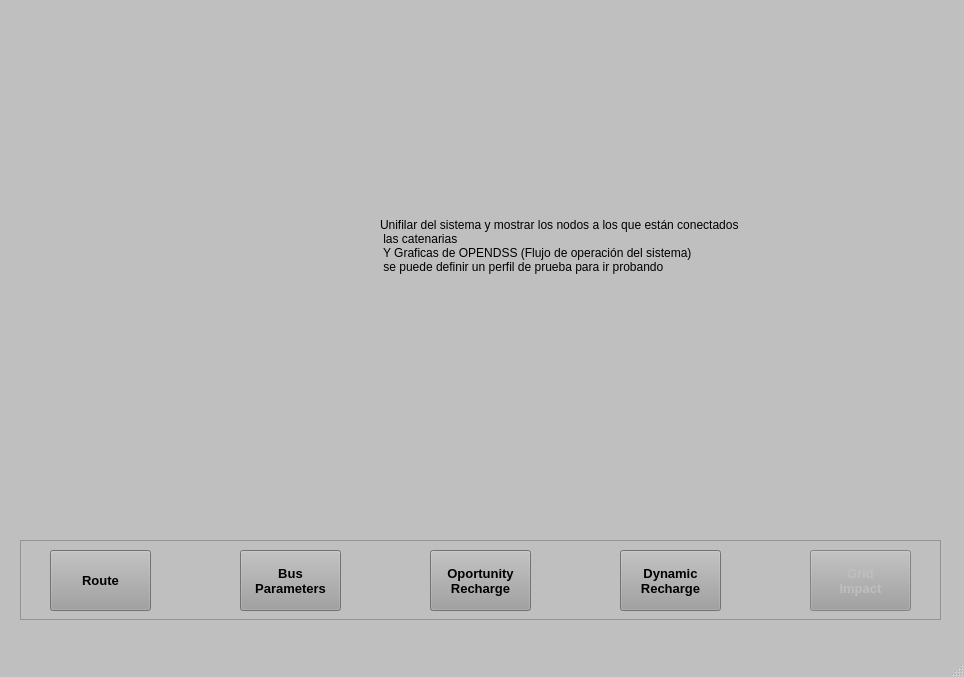
<?xml version="1.0" encoding="UTF-8"?>
<ui version="4.0">
 <class>MainWindow</class>
 <widget class="QMainWindow" name="MainWindow">
  <property name="geometry">
   <rect>
    <x>0</x>
    <y>0</y>
    <width>964</width>
    <height>677</height>
   </rect>
  </property>
  <property name="palette">
   <palette>
    <active>
     <colorrole role="WindowText">
      <brush brushstyle="SolidPattern">
       <color alpha="255">
        <red>0</red>
        <green>0</green>
        <blue>0</blue>
       </color>
      </brush>
     </colorrole>
     <colorrole role="Button">
      <brush brushstyle="SolidPattern">
       <color alpha="255">
        <red>191</red>
        <green>191</green>
        <blue>191</blue>
       </color>
      </brush>
     </colorrole>
     <colorrole role="Light">
      <brush brushstyle="SolidPattern">
       <color alpha="255">
        <red>255</red>
        <green>255</green>
        <blue>255</blue>
       </color>
      </brush>
     </colorrole>
     <colorrole role="Midlight">
      <brush brushstyle="SolidPattern">
       <color alpha="255">
        <red>223</red>
        <green>223</green>
        <blue>223</blue>
       </color>
      </brush>
     </colorrole>
     <colorrole role="Dark">
      <brush brushstyle="SolidPattern">
       <color alpha="255">
        <red>95</red>
        <green>95</green>
        <blue>95</blue>
       </color>
      </brush>
     </colorrole>
     <colorrole role="Mid">
      <brush brushstyle="SolidPattern">
       <color alpha="255">
        <red>127</red>
        <green>127</green>
        <blue>127</blue>
       </color>
      </brush>
     </colorrole>
     <colorrole role="Text">
      <brush brushstyle="SolidPattern">
       <color alpha="255">
        <red>0</red>
        <green>0</green>
        <blue>0</blue>
       </color>
      </brush>
     </colorrole>
     <colorrole role="BrightText">
      <brush brushstyle="SolidPattern">
       <color alpha="255">
        <red>255</red>
        <green>255</green>
        <blue>255</blue>
       </color>
      </brush>
     </colorrole>
     <colorrole role="ButtonText">
      <brush brushstyle="SolidPattern">
       <color alpha="255">
        <red>0</red>
        <green>0</green>
        <blue>0</blue>
       </color>
      </brush>
     </colorrole>
     <colorrole role="Base">
      <brush brushstyle="SolidPattern">
       <color alpha="255">
        <red>255</red>
        <green>255</green>
        <blue>255</blue>
       </color>
      </brush>
     </colorrole>
     <colorrole role="Window">
      <brush brushstyle="SolidPattern">
       <color alpha="255">
        <red>191</red>
        <green>191</green>
        <blue>191</blue>
       </color>
      </brush>
     </colorrole>
     <colorrole role="Shadow">
      <brush brushstyle="SolidPattern">
       <color alpha="255">
        <red>0</red>
        <green>0</green>
        <blue>0</blue>
       </color>
      </brush>
     </colorrole>
     <colorrole role="AlternateBase">
      <brush brushstyle="SolidPattern">
       <color alpha="255">
        <red>223</red>
        <green>223</green>
        <blue>223</blue>
       </color>
      </brush>
     </colorrole>
     <colorrole role="ToolTipBase">
      <brush brushstyle="SolidPattern">
       <color alpha="255">
        <red>255</red>
        <green>255</green>
        <blue>220</blue>
       </color>
      </brush>
     </colorrole>
     <colorrole role="ToolTipText">
      <brush brushstyle="SolidPattern">
       <color alpha="255">
        <red>0</red>
        <green>0</green>
        <blue>0</blue>
       </color>
      </brush>
     </colorrole>
    </active>
    <inactive>
     <colorrole role="WindowText">
      <brush brushstyle="SolidPattern">
       <color alpha="255">
        <red>0</red>
        <green>0</green>
        <blue>0</blue>
       </color>
      </brush>
     </colorrole>
     <colorrole role="Button">
      <brush brushstyle="SolidPattern">
       <color alpha="255">
        <red>191</red>
        <green>191</green>
        <blue>191</blue>
       </color>
      </brush>
     </colorrole>
     <colorrole role="Light">
      <brush brushstyle="SolidPattern">
       <color alpha="255">
        <red>255</red>
        <green>255</green>
        <blue>255</blue>
       </color>
      </brush>
     </colorrole>
     <colorrole role="Midlight">
      <brush brushstyle="SolidPattern">
       <color alpha="255">
        <red>223</red>
        <green>223</green>
        <blue>223</blue>
       </color>
      </brush>
     </colorrole>
     <colorrole role="Dark">
      <brush brushstyle="SolidPattern">
       <color alpha="255">
        <red>95</red>
        <green>95</green>
        <blue>95</blue>
       </color>
      </brush>
     </colorrole>
     <colorrole role="Mid">
      <brush brushstyle="SolidPattern">
       <color alpha="255">
        <red>127</red>
        <green>127</green>
        <blue>127</blue>
       </color>
      </brush>
     </colorrole>
     <colorrole role="Text">
      <brush brushstyle="SolidPattern">
       <color alpha="255">
        <red>0</red>
        <green>0</green>
        <blue>0</blue>
       </color>
      </brush>
     </colorrole>
     <colorrole role="BrightText">
      <brush brushstyle="SolidPattern">
       <color alpha="255">
        <red>255</red>
        <green>255</green>
        <blue>255</blue>
       </color>
      </brush>
     </colorrole>
     <colorrole role="ButtonText">
      <brush brushstyle="SolidPattern">
       <color alpha="255">
        <red>0</red>
        <green>0</green>
        <blue>0</blue>
       </color>
      </brush>
     </colorrole>
     <colorrole role="Base">
      <brush brushstyle="SolidPattern">
       <color alpha="255">
        <red>255</red>
        <green>255</green>
        <blue>255</blue>
       </color>
      </brush>
     </colorrole>
     <colorrole role="Window">
      <brush brushstyle="SolidPattern">
       <color alpha="255">
        <red>191</red>
        <green>191</green>
        <blue>191</blue>
       </color>
      </brush>
     </colorrole>
     <colorrole role="Shadow">
      <brush brushstyle="SolidPattern">
       <color alpha="255">
        <red>0</red>
        <green>0</green>
        <blue>0</blue>
       </color>
      </brush>
     </colorrole>
     <colorrole role="AlternateBase">
      <brush brushstyle="SolidPattern">
       <color alpha="255">
        <red>223</red>
        <green>223</green>
        <blue>223</blue>
       </color>
      </brush>
     </colorrole>
     <colorrole role="ToolTipBase">
      <brush brushstyle="SolidPattern">
       <color alpha="255">
        <red>255</red>
        <green>255</green>
        <blue>220</blue>
       </color>
      </brush>
     </colorrole>
     <colorrole role="ToolTipText">
      <brush brushstyle="SolidPattern">
       <color alpha="255">
        <red>0</red>
        <green>0</green>
        <blue>0</blue>
       </color>
      </brush>
     </colorrole>
    </inactive>
    <disabled>
     <colorrole role="WindowText">
      <brush brushstyle="SolidPattern">
       <color alpha="255">
        <red>95</red>
        <green>95</green>
        <blue>95</blue>
       </color>
      </brush>
     </colorrole>
     <colorrole role="Button">
      <brush brushstyle="SolidPattern">
       <color alpha="255">
        <red>191</red>
        <green>191</green>
        <blue>191</blue>
       </color>
      </brush>
     </colorrole>
     <colorrole role="Light">
      <brush brushstyle="SolidPattern">
       <color alpha="255">
        <red>255</red>
        <green>255</green>
        <blue>255</blue>
       </color>
      </brush>
     </colorrole>
     <colorrole role="Midlight">
      <brush brushstyle="SolidPattern">
       <color alpha="255">
        <red>223</red>
        <green>223</green>
        <blue>223</blue>
       </color>
      </brush>
     </colorrole>
     <colorrole role="Dark">
      <brush brushstyle="SolidPattern">
       <color alpha="255">
        <red>95</red>
        <green>95</green>
        <blue>95</blue>
       </color>
      </brush>
     </colorrole>
     <colorrole role="Mid">
      <brush brushstyle="SolidPattern">
       <color alpha="255">
        <red>127</red>
        <green>127</green>
        <blue>127</blue>
       </color>
      </brush>
     </colorrole>
     <colorrole role="Text">
      <brush brushstyle="SolidPattern">
       <color alpha="255">
        <red>95</red>
        <green>95</green>
        <blue>95</blue>
       </color>
      </brush>
     </colorrole>
     <colorrole role="BrightText">
      <brush brushstyle="SolidPattern">
       <color alpha="255">
        <red>255</red>
        <green>255</green>
        <blue>255</blue>
       </color>
      </brush>
     </colorrole>
     <colorrole role="ButtonText">
      <brush brushstyle="SolidPattern">
       <color alpha="255">
        <red>95</red>
        <green>95</green>
        <blue>95</blue>
       </color>
      </brush>
     </colorrole>
     <colorrole role="Base">
      <brush brushstyle="SolidPattern">
       <color alpha="255">
        <red>191</red>
        <green>191</green>
        <blue>191</blue>
       </color>
      </brush>
     </colorrole>
     <colorrole role="Window">
      <brush brushstyle="SolidPattern">
       <color alpha="255">
        <red>191</red>
        <green>191</green>
        <blue>191</blue>
       </color>
      </brush>
     </colorrole>
     <colorrole role="Shadow">
      <brush brushstyle="SolidPattern">
       <color alpha="255">
        <red>0</red>
        <green>0</green>
        <blue>0</blue>
       </color>
      </brush>
     </colorrole>
     <colorrole role="AlternateBase">
      <brush brushstyle="SolidPattern">
       <color alpha="255">
        <red>191</red>
        <green>191</green>
        <blue>191</blue>
       </color>
      </brush>
     </colorrole>
     <colorrole role="ToolTipBase">
      <brush brushstyle="SolidPattern">
       <color alpha="255">
        <red>255</red>
        <green>255</green>
        <blue>220</blue>
       </color>
      </brush>
     </colorrole>
     <colorrole role="ToolTipText">
      <brush brushstyle="SolidPattern">
       <color alpha="255">
        <red>0</red>
        <green>0</green>
        <blue>0</blue>
       </color>
      </brush>
     </colorrole>
    </disabled>
   </palette>
  </property>
  <property name="windowTitle">
   <string>Electric Bus Recharging Analyzer - Grid Impact</string>
  </property>
  <property name="windowIcon">
   <iconset>
    <normaloff>../Imgs/iconBus.png</normaloff>../Imgs/iconBus.png</iconset>
  </property>
  <property name="windowOpacity">
   <double>1.000000000000000</double>
  </property>
  <property name="autoFillBackground">
   <bool>false</bool>
  </property>
  <property name="locale">
   <locale language="English" country="UnitedStates"/>
  </property>
  <property name="documentMode">
   <bool>false</bool>
  </property>
  <widget class="QWidget" name="centralwidget">
   <widget class="QFrame" name="ButtonsFrame">
    <property name="geometry">
     <rect>
      <x>20</x>
      <y>540</y>
      <width>921</width>
      <height>80</height>
     </rect>
    </property>
    <property name="palette">
     <palette>
      <active>
       <colorrole role="Light">
        <brush brushstyle="SolidPattern">
         <color alpha="255">
          <red>255</red>
          <green>255</green>
          <blue>255</blue>
         </color>
        </brush>
       </colorrole>
       <colorrole role="Base">
        <brush brushstyle="SolidPattern">
         <color alpha="255">
          <red>143</red>
          <green>143</green>
          <blue>143</blue>
         </color>
        </brush>
       </colorrole>
       <colorrole role="HighlightedText">
        <brush brushstyle="SolidPattern">
         <color alpha="255">
          <red>255</red>
          <green>255</green>
          <blue>255</blue>
         </color>
        </brush>
       </colorrole>
       <colorrole role="NoRole">
        <brush brushstyle="SolidPattern">
         <color alpha="255">
          <red>255</red>
          <green>255</green>
          <blue>255</blue>
         </color>
        </brush>
       </colorrole>
      </active>
      <inactive>
       <colorrole role="Light">
        <brush brushstyle="SolidPattern">
         <color alpha="255">
          <red>255</red>
          <green>255</green>
          <blue>255</blue>
         </color>
        </brush>
       </colorrole>
       <colorrole role="Base">
        <brush brushstyle="SolidPattern">
         <color alpha="255">
          <red>143</red>
          <green>143</green>
          <blue>143</blue>
         </color>
        </brush>
       </colorrole>
       <colorrole role="HighlightedText">
        <brush brushstyle="SolidPattern">
         <color alpha="255">
          <red>255</red>
          <green>255</green>
          <blue>255</blue>
         </color>
        </brush>
       </colorrole>
       <colorrole role="NoRole">
        <brush brushstyle="SolidPattern">
         <color alpha="255">
          <red>255</red>
          <green>255</green>
          <blue>255</blue>
         </color>
        </brush>
       </colorrole>
      </inactive>
      <disabled>
       <colorrole role="Light">
        <brush brushstyle="SolidPattern">
         <color alpha="255">
          <red>255</red>
          <green>255</green>
          <blue>255</blue>
         </color>
        </brush>
       </colorrole>
       <colorrole role="Base">
        <brush brushstyle="SolidPattern">
         <color alpha="255">
          <red>191</red>
          <green>191</green>
          <blue>191</blue>
         </color>
        </brush>
       </colorrole>
       <colorrole role="HighlightedText">
        <brush brushstyle="SolidPattern">
         <color alpha="255">
          <red>255</red>
          <green>255</green>
          <blue>255</blue>
         </color>
        </brush>
       </colorrole>
       <colorrole role="NoRole">
        <brush brushstyle="SolidPattern">
         <color alpha="255">
          <red>255</red>
          <green>255</green>
          <blue>255</blue>
         </color>
        </brush>
       </colorrole>
      </disabled>
     </palette>
    </property>
    <property name="autoFillBackground">
     <bool>false</bool>
    </property>
    <property name="frameShape">
     <enum>QFrame::StyledPanel</enum>
    </property>
    <property name="frameShadow">
     <enum>QFrame::Plain</enum>
    </property>
    <property name="lineWidth">
     <number>2</number>
    </property>
    <widget class="QPushButton" name="RouteButton">
     <property name="enabled">
      <bool>true</bool>
     </property>
     <property name="geometry">
      <rect>
       <x>30</x>
       <y>10</y>
       <width>101</width>
       <height>61</height>
      </rect>
     </property>
     <property name="font">
      <font>
       <family>MS Sans Serif</family>
       <pointsize>10</pointsize>
       <weight>75</weight>
       <bold>true</bold>
      </font>
     </property>
     <property name="statusTip">
      <string>Push to go to the Route tab</string>
     </property>
     <property name="styleSheet">
      <string notr="true">background-color: rgb(159, 159, 159);</string>
     </property>
     <property name="text">
      <string>Route</string>
     </property>
    </widget>
    <widget class="QPushButton" name="BusButton">
     <property name="geometry">
      <rect>
       <x>220</x>
       <y>10</y>
       <width>101</width>
       <height>61</height>
      </rect>
     </property>
     <property name="font">
      <font>
       <family>MS Sans Serif</family>
       <pointsize>10</pointsize>
       <weight>75</weight>
       <bold>true</bold>
      </font>
     </property>
     <property name="statusTip">
      <string>Push to go to the Bus Parameters tab</string>
     </property>
     <property name="styleSheet">
      <string notr="true">background-color: rgb(159, 159, 159);</string>
     </property>
     <property name="text">
      <string>Bus
Parameters</string>
     </property>
    </widget>
    <widget class="QPushButton" name="DynamicButton">
     <property name="geometry">
      <rect>
       <x>600</x>
       <y>10</y>
       <width>101</width>
       <height>61</height>
      </rect>
     </property>
     <property name="font">
      <font>
       <family>MS Sans Serif</family>
       <pointsize>10</pointsize>
       <weight>75</weight>
       <bold>true</bold>
      </font>
     </property>
     <property name="statusTip">
      <string>Push to go to the Dynamic Recharge tab</string>
     </property>
     <property name="styleSheet">
      <string notr="true">background-color: rgb(159, 159, 159);</string>
     </property>
     <property name="text">
      <string>Dynamic
Recharge</string>
     </property>
    </widget>
    <widget class="QPushButton" name="OportunityButton">
     <property name="geometry">
      <rect>
       <x>410</x>
       <y>10</y>
       <width>101</width>
       <height>61</height>
      </rect>
     </property>
     <property name="font">
      <font>
       <family>MS Sans Serif</family>
       <pointsize>10</pointsize>
       <weight>75</weight>
       <bold>true</bold>
      </font>
     </property>
     <property name="statusTip">
      <string>Push to go to the Oportunity Recharge tab</string>
     </property>
     <property name="styleSheet">
      <string notr="true">background-color: rgb(159, 159, 159);</string>
     </property>
     <property name="text">
      <string>Oportunity
Recharge</string>
     </property>
    </widget>
    <widget class="QPushButton" name="GridButton">
     <property name="enabled">
      <bool>false</bool>
     </property>
     <property name="geometry">
      <rect>
       <x>790</x>
       <y>10</y>
       <width>101</width>
       <height>61</height>
      </rect>
     </property>
     <property name="font">
      <font>
       <family>MS Sans Serif</family>
       <pointsize>10</pointsize>
       <weight>75</weight>
       <bold>true</bold>
      </font>
     </property>
     <property name="statusTip">
      <string>Push to go to the Grid tab</string>
     </property>
     <property name="styleSheet">
      <string notr="true">background-color: rgb(159, 159, 159);</string>
     </property>
     <property name="locale">
      <locale language="English" country="UnitedStates"/>
     </property>
     <property name="text">
      <string>Grid
Impact</string>
     </property>
    </widget>
   </widget>
   <widget class="QLabel" name="label">
    <property name="geometry">
     <rect>
      <x>380</x>
      <y>150</y>
      <width>431</width>
      <height>191</height>
     </rect>
    </property>
    <property name="text">
     <string>Unifilar del sistema y mostrar los nodos a los que están conectados
 las catenarias
 Y Graficas de OPENDSS (Flujo de operación del sistema) 
 se puede definir un perfil de prueba para ir probando</string>
    </property>
   </widget>
  </widget>
  <widget class="QMenuBar" name="menubar">
   <property name="geometry">
    <rect>
     <x>0</x>
     <y>0</y>
     <width>964</width>
     <height>26</height>
    </rect>
   </property>
  </widget>
  <widget class="QStatusBar" name="statusbar"/>
 </widget>
 <resources/>
 <connections/>
</ui>
